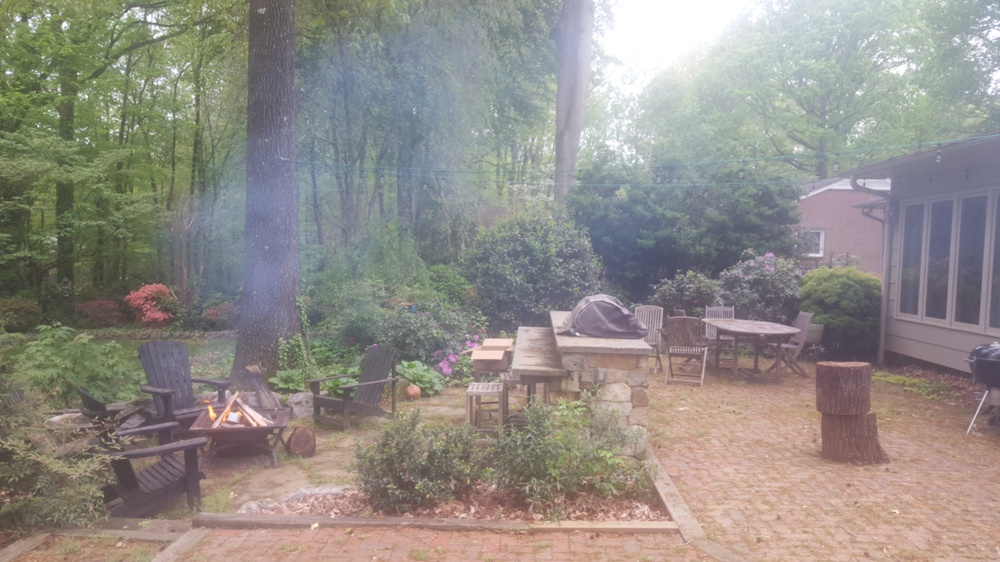
#> input picture input_img/2.jpg, 1000 x 562 px, shrunk from 5312 x 2988 before the run, found by its file name
$ python dehaze.py
#> lines starting #> are read from the running program, lines starting #| are printed output that depends on the picture
import cv2
import numpy as np
import matplotlib.pyplot as plt


def display_img(img, title='Image', cmap=None):
    '''
    inputs:
        img: the input image
        title: the title for the displayed image
        cmap: GRAY or Color
    outputs:
        None
    '''
    plt.figure()
    plt.title(title)
    try:
        if cmap:
            # plt.imshow(img.astype(np.uint8), cmap=cmap)
            plt.imshow(img, cmap=cmap)
        else:
            # img = cv2.cvtColor(img.astype(np.uint8), cv2.COLOR_BGR2RGB)
            img = cv2.cvtColor(img, cv2.COLOR_BGR2RGB)
            plt.imshow(img)
    except:
        if cmap:
            plt.imshow(img.astype(np.uint8), cmap=cmap)
            # plt.imshow(img, cmap=cmap)
        else:
            img = cv2.cvtColor(img.astype(np.uint8), cv2.COLOR_BGR2RGB)
            # img = cv2.cvtColor(img, cv2.COLOR_BGR2RGB)
            plt.imshow(img)
    plt.axis("off")
    plt.show()


def DarkChannelPrior(img, patchSize):
    '''
    inputs:
        img: the input image
        patchSize: integer, represents size of area (patchSize, patchSize)
    outputs:
        darkChannel: the dark channel of the input image
    '''
    width, height = img.shape[:2]
    # print('img.shape: ', img.shape)

    darkChannel = np.zeros((width, height), dtype=np.float32)

    pad = int(patchSize / 2)
    # pad_size = (vert_start, vert_end), (horz_start, horz_end), layer)
    pading_size = ((pad, pad), (pad, pad), (0, 0))
    padded_img = np.pad(img, pading_size, mode='edge')
    # display_img(padded_img)
    # print('padded_img.shape: ', padded_img.shape)

    for i in range(width):
        for j in range(height):
            # REF: eq 5 pg 3/13
            minPixel = np.min(padded_img[i:i + patchSize, j:j + patchSize, :])
            darkChannel[i, j] = minPixel
    # print('darkChannel.shape: ', darkChannel.shape)

    return(darkChannel)


def EstimateTheAtmosphericLight(img, darkChannel, topPercent):
    '''
    inputs:
        img: the input image
        darkChannel: the dark channel of the input image
        topPercent: integer, top percent of pixel lightness to use
    outputs:
        atmosphericLight: value of topPercent of pixels
    '''
    width, height = img.shape[:2]

    flat_img = img.reshape(width*height, 3)
    flat_darkChannel = darkChannel.reshape(-1)

    top_Percent = int(width * height * topPercent)

    sortedIndex = (-flat_darkChannel).argsort()
    top_Percent_Index = sortedIndex[:top_Percent]

    B_max, G_max, R_max = 0, 0, 0
    atmosphericLight = np.array([0, 0, 0])
    for index in top_Percent_Index:
        B, G, R = flat_img[index]
        if B > B_max:
            atmosphericLight[0] = B
            B_max = B
        if G > G_max:
            atmosphericLight[1] = G
            G_max = G
        if R > R_max:
            atmosphericLight[2] = R
            R_max = R

    return(atmosphericLight)


def EstimatingTheTransmission(img, atmosphericLight, w, patchSize):
    '''
    inputs:
        img: the input image
        atmosphericLight: intensity of topPercent of pixels
        w: number between 0 and 1, represents amount of haze to leave
        patchSize: integer, represents size of area (patchSize, patchSize)
    outputs:
        transmissionMap: the transmission map of the input image
    '''
    # eq. 12
    I_y = img / atmosphericLight
    darkChannel = DarkChannelPrior(I_y, patchSize)
    transmissionMap = 1 - w * darkChannel
    transmissionMap = transmissionMap.astype(np.float32)

    return(transmissionMap)


def SoftMatting(img, transmissionMap, radius, eps):
    '''
    inputs:
        img: the input image
        transmissionMap: the transmission map of the input image
        radius: radius used in the guidedFilter
        eps: regularization term for the guidedFilter
    outputs:
        softMatMap: the soft mat transmission map
    '''
    # REF: http://kaiminghe.com/publications/pami12guidedfilter.pdf
    softMatMap = cv2.ximgproc.guidedFilter(img, transmissionMap, radius, eps)
    return(softMatMap)


def RecoveringTheSceneRadiance(img, atmosphericLight, softMat, t0):
    '''
    inputs:
        img: the input image
        atmosphericLight: intensity of topPercent of pixels
        softMat: the soft mat transmission map
        t0: the lower bound
    outputs:
        radianceMap: the radiance map of the input image
    '''
    width, height = softMat.shape
    colorChannel = img.shape[2]

    for i in range(width):
        for j in range(height):
            if softMat[i, j] > 1:
                softMat[i, j] = 1
            elif softMat[i, j] < t0:
                softMat[i, j] = t0

    softMat_color = np.zeros_like(img, dtype=np.float32)
    for color in range(colorChannel):
        softMat_color[:, :, color] = softMat

    radiance_img = (img - atmosphericLight) / softMat_color + atmosphericLight

    for i in range(width):
        for j in range(height):
            for color in range(colorChannel):
                if radiance_img[i, j, color] > 255:
                    radiance_img[i, j, color] = 255
                elif radiance_img[i, j, color] < 0:
                    radiance_img[i, j, color] = 0

    radianceMap = np.array(radiance_img, np.int32)

    return(radianceMap)


# color enhancement options
def YUV_image(img):
    image_yuv = cv2.cvtColor(img.astype(np.uint8), cv2.COLOR_BGR2YUV)
    image_yuv[:, :, 0] = cv2.equalizeHist(image_yuv[:, :, 0])
    # image_rgb = cv2.cvtColor(image_yuv, cv2.COLOR_YUV2RGB)
    image = cv2.cvtColor(image_yuv, cv2.COLOR_YUV2BGR)
    return(image)


def LAB_image(img):
    image_lab = cv2.cvtColor(img.astype(np.uint8), cv2.COLOR_BGR2LAB)
    image_lab[..., 0] = cv2.equalizeHist(image_lab[..., 0])
    image = cv2.cvtColor(image_lab, cv2.COLOR_LAB2BGR)
    return(image)

if __name__ == "__main__":
    # ----- Input Variables ------
    # images from paper
    # path = 'input_img/pumpkins.jpg'
    # path = 'input_img/tiananmen1.png'

    # images produced
    path = 'images/2.jpg'
    # [4 lines of commented-out code are left out]

    img = cv2.imread(path)
#> img is the input picture: shape (562, 1000, 3); mean B, G, R 135, 140.7, 145.7
    # DarkChannelPrior and transmissionMap
    patchSize = 15
    # atmosphericLight
    topPercent = 0.001
    # transmissionMap
    w = 0.95
    # SoftMatting
    radius = 20
    eps = 10e-3
    # RecoveringTheSceneRadiance
    t0 = 0.1
    # ----- End of Input Variables ------
    print('DarkChannelProir started')
    darkChannel = DarkChannelPrior(img, patchSize)
#> in DarkChannelPrior, `padded_img = np.pad(img, pading_size, mode='edge')`:
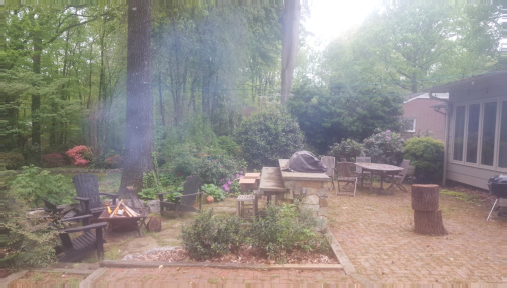
#> padded_img: shape (576, 1014, 3) (shown at 1/2 size); mean B, G, R 135.1, 141.1, 146.3
#> after the loop in DarkChannelPrior, `for i in range(width):`:
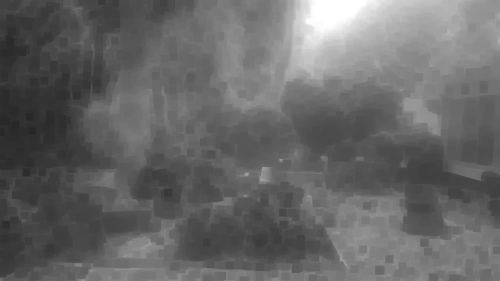
#> darkChannel: shape (562, 1000) float32 (shown at 1/2 size); min 40, max 255, mean 103.3
    print('DarkChannelProir completed')

    print('EstimateTheAtmosphericLight started')
    atmosphericLight = EstimateTheAtmosphericLight(img, darkChannel, topPercent)
#> in EstimateTheAtmosphericLight, `top_Percent_Index = sortedIndex[:top_Percent]`: top_Percent_Index = 562 values, max 50664 at index 285, min 2632 at index 79, mean 21324.1
#> the loop in EstimateTheAtmosphericLight, `for index in top_Percent_Index:` made 562 passes
#> (index, B_max, G_max, R_max) on pass 1: (49659, 255, 255, 255)
#> after the loop in EstimateTheAtmosphericLight, `for index in top_Percent_Index:`: B_max = 255; atmosphericLight = [255, 255, 255]
#> atmosphericLight = [255, 255, 255]
    print('EstimateTheAtmosphericLight completed')

    print('EstimatingTheTransmission started')
    transmissionMap = EstimatingTheTransmission(img, atmosphericLight, w, patchSize)
#> in EstimatingTheTransmission, `transmissionMap = 1 - w * darkChannel`:
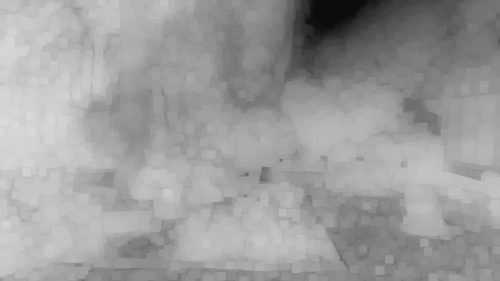
#> transmissionMap: shape (562, 1000) float32 (shown at 1/2 size); min 0.05, max 0.851, mean 0.615
    print('EstimatingTheTransmission completed')

    print('SoftMatting started')
    softMat = SoftMatting(img, transmissionMap, radius, eps)
    print('SoftMatting completed')

    print('RecoveringTheSceneRadiance started')
    radianceMap = RecoveringTheSceneRadiance(img, atmosphericLight, softMat, t0)
#> in RecoveringTheSceneRadiance, `radiance_img = (img - atmosphericLight) / softMat_color + atmosphericL..`:
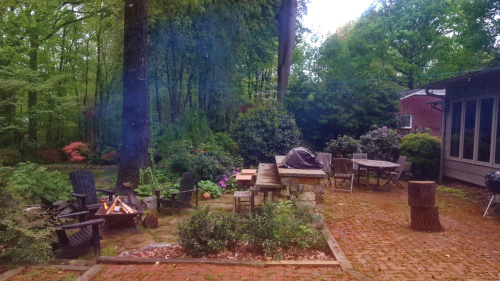
#> radiance_img: shape (562, 1000, 3) float64 (shown at 1/2 size); mean B, G, R 66.4, 74.4, 81.8; drawn with min black and max white
    print('RecoveringTheSceneRadiance completed')

    YUV_img = YUV_image(radianceMap)
#> in YUV_image, `image = cv2.cvtColor(image_yuv, cv2.COLOR_YUV2BGR)`:
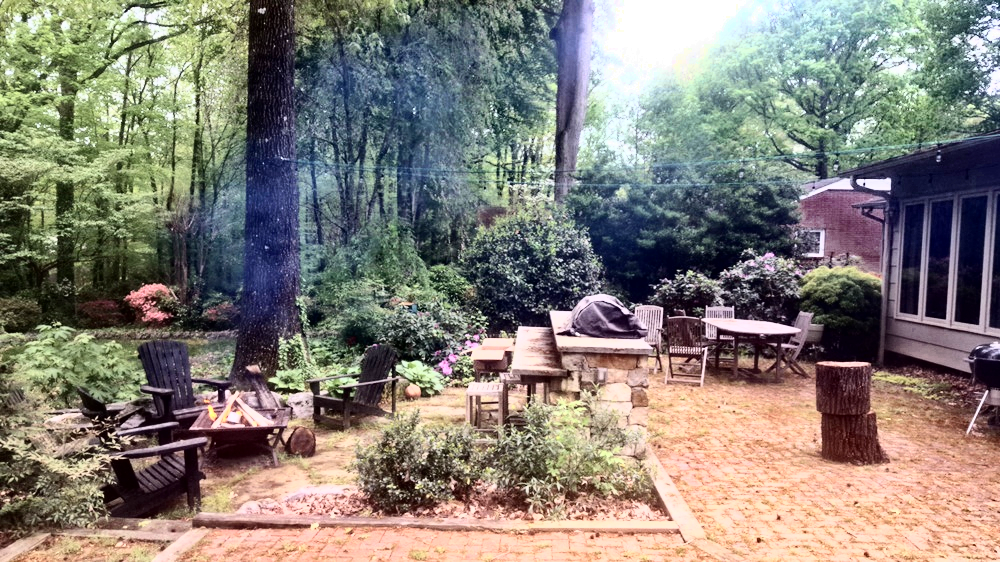
#> image: shape (562, 1000, 3); mean B, G, R 118.9, 127.2, 132.8
    LAB_img = LAB_image(radianceMap)

    # display images
    display_img(darkChannel, title='darkChannel', cmap='gray')
    print('atmosphericLight: \n', atmosphericLight)
#| atmosphericLight:
#|  [255 255 255]
    display_img(transmissionMap, title='transmissionMap', cmap='gray')
    display_img(softMat, title='softMat')
    display_img(radianceMap, title='radianceMap')
    display_img(YUV_img, title='YUV_img')
    display_img(LAB_img, title='LAB_img')

    # [11 lines of commented-out code are left out]
    print('Haze removal completed')

$ run again, with input_img/pumpkins.jpg copied over input_img/2.jpg
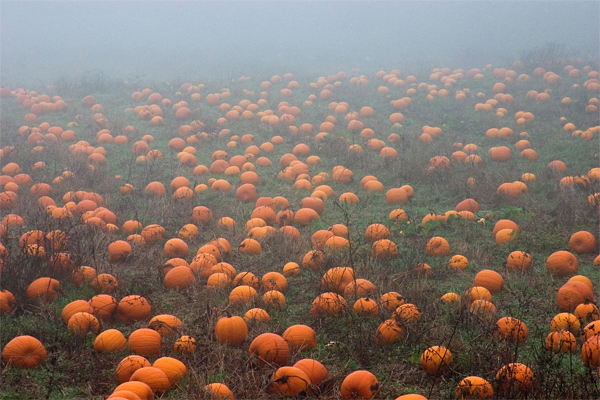
#> input picture input_img/pumpkins.jpg, 600 x 400 px, found by its file name
#> img is the input picture: shape (400, 600, 3); mean B, G, R 106.8, 116.1, 132.7
#> after the loop in DarkChannelPrior, `for i in range(width):`:
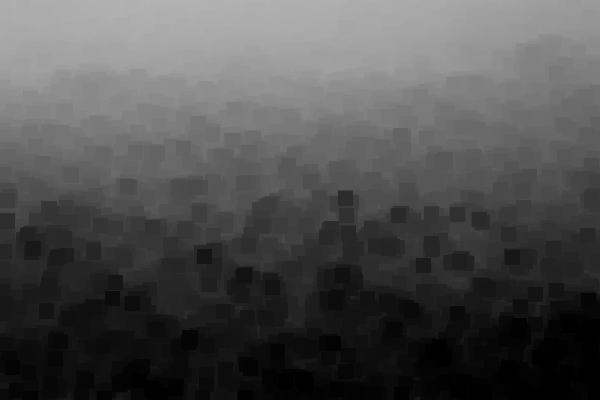
#> darkChannel: shape (400, 600) float32; min 0, max 179, mean 79
#> top_Percent_Index = 240 values, max 7320 at index 239, min 120 at index 133, mean 1411.9
#> the loop in EstimateTheAtmosphericLight, `for index in top_Percent_Index:` made 240 passes
#> (index, B, G, R, B_max, G_max, R_max) on passes 1 to 2: (181, 219, 200, 193, 219, 200, 193), (180, 225, 203, 197, 225, 203, 197)
#> after the loop in EstimateTheAtmosphericLight, `for index in top_Percent_Index:`: B_max = 225; G_max = 205; R_max = 197; atmosphericLight = [225, 205, 197]
#> in YUV_image, `image = cv2.cvtColor(image_yuv, cv2.COLOR_YUV2BGR)`:
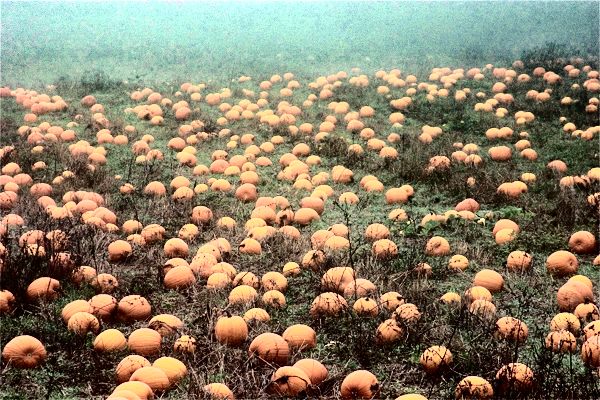
#> image: shape (400, 600, 3); mean B, G, R 102.7, 125.9, 137.3
#| atmosphericLight:
#|  [225 205 197]
